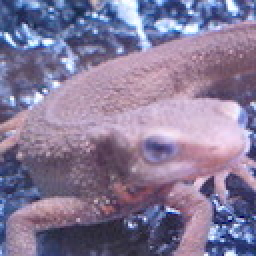
#> input picture Homework2/image/imori_128.jpg, 128 x 128 px (shown 2 times larger)
$ python DFT.py
#> lines starting #> are read from the running program, lines starting #| are printed output that depends on the picture
from cv2 import cv2
import numpy as np
import matplotlib.pyplot as plt


def Plt_Contrast(origin, fourier, iimage):
    plt.subplot(131)
    plt.imshow(image, cmap='gray')
    plt.title('Original Image')
    plt.axis('off')

    plt.subplot(132)
    plt.imshow(fourier, cmap='gray')
    plt.title('Fourier Image')
    plt.axis('off')

    plt.subplot(133)
    plt.imshow(iimage, cmap='gray')
    plt.title('Inverse Fourier Image')
    plt.axis('off')

    plt.show()


def DFT(image):
    M, N = image.shape
    F = np.zeros((M, N), dtype=np.complex)
    X = np.tile(np.arange(N), (M, 1))
    Y = np.arange(M).repeat(N).reshape(M, -1)

    for u in range(M):
        for v in range(N):
            F[u, v] = np.sum(image * np.exp(-2j * np.pi * (u * X / M + v * Y / N)))

    return F


def IDFT(F):
    M, N = F.shape
    f = np.zeros((M, N), dtype=np.float32)
    U = np.tile(np.arange(N), (M, 1))
    V = np.arange(M).repeat(N).reshape(M, -1)

    for x in range(M):
        for y in range(N):
            f[x, y] = np.abs(np.sum(F * np.exp(2j * np.pi * (x * U / M + y * V / N))))
    f = f / (M * N)

    return f


def DFT_IDFT(image):
    F = DFT(image)
    fourier = 20 * np.log(1 + np.abs(F))
    fourier = fourier.astype(np.uint8)

    f = IDFT(F)
    iimage = np.clip(f, 0, 255)
    iimage = iimage.astype(np.uint8)

    Plt_Contrast(image, fourier, iimage)


def DFT_IDFT_Numpy(image):
    f = np.fft.fft2(image)
    fshift = np.fft.fftshift(f)
    fourier = 20 * np.log(np.abs(fshift))

    ishift = np.fft.ifftshift(fshift)
    iimage = np.fft.ifft2(ishift)
    iimage = np.abs(iimage)

    Plt_Contrast(image, fourier, iimage)


def DFT_IDFT_OpenCv(image):
    dft = cv2.dft(np.float32(image), flags=cv2.DFT_COMPLEX_OUTPUT)
    dftShift = np.fft.fftshift(dft)
    fourier = 20 * np.log(cv2.magnitude(dftShift[:, :, 0], dftShift[:, :, 1]))

    ishift = np.fft.ifftshift(dftShift)
    iimage = cv2.idft(ishift)
    iimage = cv2.magnitude(iimage[:, :, 0], iimage[:, :, 1])

    Plt_Contrast(image, fourier, iimage)


# read image to numpy array
image_path = "../image/"
image_name = "imori_128.jpg"
image = cv2.imread(image_path + image_name, cv2.IMREAD_GRAYSCALE)
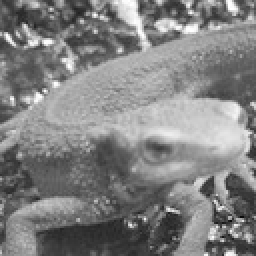
#> image: shape (128, 128) (shown 2 times larger); min 8, max 255, mean 129.1
image = image.astype(np.float32)

DFT_IDFT_Numpy(image)
#> in DFT_IDFT_Numpy, `fourier = 20 * np.log(np.abs(fshift))`:
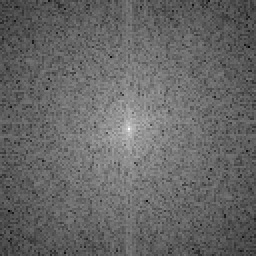
#> fourier: shape (128, 128) float64 (shown 2 times larger); min 41.58, max 291.3, mean 142.2; drawn with min black and max white
#> in Plt_Contrast, `plt.show()`:
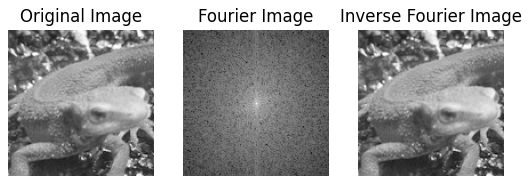
#> figure drawn by matplotlib, 3 panels
DFT_IDFT_OpenCv(image)
DFT_IDFT(image)
#> in DFT_IDFT, `fourier = 20 * np.log(1 + np.abs(F))`:
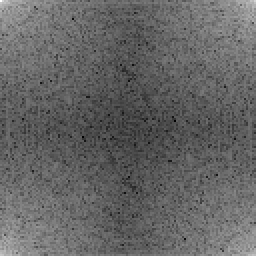
#> fourier: shape (128, 128) float64 (shown 2 times larger); min 43.94, max 291.3, mean 142.3; drawn with min black and max white
#> in DFT_IDFT, `fourier = fourier.astype(np.uint8)`:
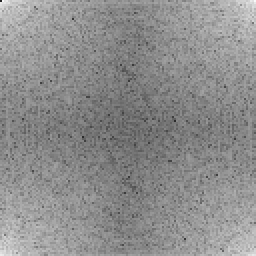
#> fourier: shape (128, 128) (shown 2 times larger); min 35, max 248, mean 141.7
